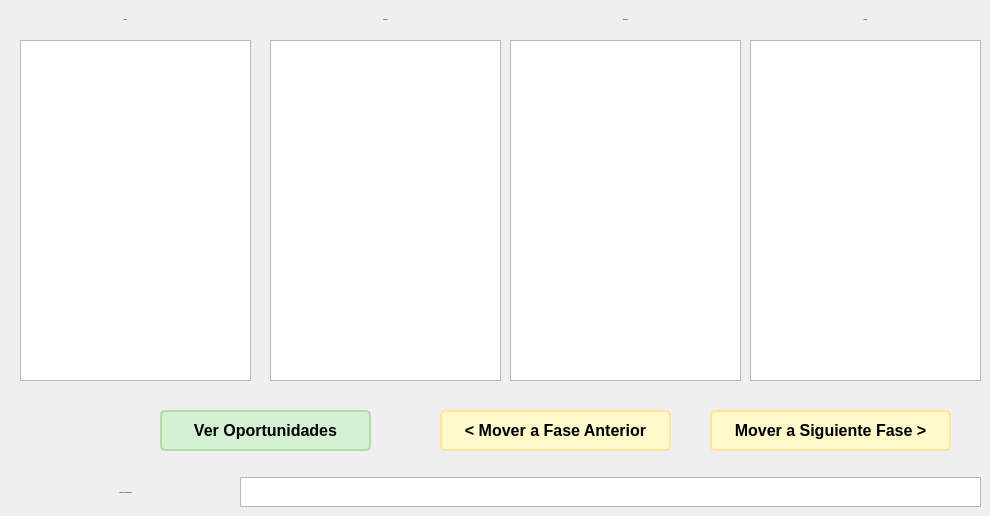
    <widget class="QWidget" name="page_pipeline">
     <widget class="QListWidget" name="list_nuevo">
      <property name="geometry">
       <rect>
        <x>20</x>
        <y>40</y>
        <width>231</width>
        <height>341</height>
       </rect>
      </property>
     </widget>
     <widget class="QListWidget" name="list_calificado">
      <property name="geometry">
       <rect>
        <x>270</x>
        <y>40</y>
        <width>231</width>
        <height>341</height>
       </rect>
      </property>
     </widget>
     <widget class="QListWidget" name="list_propuesta">
      <property name="geometry">
       <rect>
        <x>510</x>
        <y>40</y>
        <width>231</width>
        <height>341</height>
       </rect>
      </property>
     </widget>
     <widget class="QListWidget" name="list_ganado">
      <property name="geometry">
       <rect>
        <x>750</x>
        <y>40</y>
        <width>231</width>
        <height>341</height>
       </rect>
      </property>
     </widget>
     <widget class="QLabel" name="label">
      <property name="geometry">
       <rect>
        <x>60</x>
        <y>10</y>
        <width>131</width>
        <height>20</height>
       </rect>
      </property>
      <property name="font">
       <font>
        <pointsize>-1</pointsize>
        <weight>75</weight>
        <bold>true</bold>
       </font>
      </property>
      <property name="autoFillBackground">
       <bool>false</bool>
      </property>
      <property name="text">
       <string>Nuevo</string>
      </property>
      <property name="alignment">
       <set>Qt::AlignCenter</set>
      </property>
     </widget>
     <widget class="QLabel" name="label_2">
      <property name="geometry">
       <rect>
        <x>320</x>
        <y>10</y>
        <width>131</width>
        <height>20</height>
       </rect>
      </property>
      <property name="font">
       <font>
        <pointsize>-1</pointsize>
        <weight>75</weight>
        <bold>true</bold>
       </font>
      </property>
      <property name="autoFillBackground">
       <bool>false</bool>
      </property>
      <property name="text">
       <string>Calificado</string>
      </property>
      <property name="alignment">
       <set>Qt::AlignCenter</set>
      </property>
     </widget>
     <widget class="QLabel" name="label_3">
      <property name="geometry">
       <rect>
        <x>560</x>
        <y>10</y>
        <width>131</width>
        <height>20</height>
       </rect>
      </property>
      <property name="font">
       <font>
        <pointsize>-1</pointsize>
        <weight>75</weight>
        <bold>true</bold>
       </font>
      </property>
      <property name="autoFillBackground">
       <bool>false</bool>
      </property>
      <property name="text">
       <string>Propuesta</string>
      </property>
      <property name="alignment">
       <set>Qt::AlignCenter</set>
      </property>
     </widget>
     <widget class="QLabel" name="label_5">
      <property name="geometry">
       <rect>
        <x>800</x>
        <y>10</y>
        <width>131</width>
        <height>20</height>
       </rect>
      </property>
      <property name="font">
       <font>
        <pointsize>-1</pointsize>
        <weight>75</weight>
        <bold>true</bold>
       </font>
      </property>
      <property name="autoFillBackground">
       <bool>false</bool>
      </property>
      <property name="text">
       <string>Ganado</string>
      </property>
      <property name="alignment">
       <set>Qt::AlignCenter</set>
      </property>
     </widget>
     <widget class="QPushButton" name="btn_ver_oportunidades">
      <property name="geometry">
       <rect>
        <x>160</x>
        <y>410</y>
        <width>211</width>
        <height>41</height>
       </rect>
      </property>
      <property name="font">
       <font>
        <pointsize>-1</pointsize>
        <weight>75</weight>
        <bold>true</bold>
       </font>
      </property>
      <property name="styleSheet">
       <string notr="true">QPushButton {
    background-color: #D4F1D3; /* Verde pastel claro */
    color: #000000;           /* Texto negro */
    font-size: 16px;          /* Tamaño de letra */
    font-weight: bold;        /* Texto en negrita */
    border-radius: 5px;       /* Bordes redondeados */
    padding: 8px 12px;        /* Espaciado interno */
    border: 2px solid #AEDCA6; /* Borde verde más oscuro */
}

QPushButton:hover {
    background-color: #BEE9B5; /* Fondo más oscuro al pasar el mouse */
}

QPushButton:pressed {
    background-color: #A5D59A; /* Fondo aún más oscuro al presionar */
    border: 2px solid #8ABB82; /* Cambio de borde al presionar */
}

QPushButton:disabled {
    background-color: #F0F5EF; /* Fondo gris verdoso para botones desactivados */
    color: #A0A0A0;           /* Texto gris claro */
    border: 2px solid #C6D3C2; /* Borde gris verdoso */
}</string>
      </property>
      <property name="text">
       <string>Ver Oportunidades</string>
      </property>
     </widget>
     <widget class="QPushButton" name="btn_mover_fase_anterior">
      <property name="geometry">
       <rect>
        <x>440</x>
        <y>410</y>
        <width>231</width>
        <height>41</height>
       </rect>
      </property>
      <property name="font">
       <font>
        <pointsize>-1</pointsize>
        <weight>75</weight>
        <bold>true</bold>
       </font>
      </property>
      <property name="styleSheet">
       <string notr="true">QPushButton {
    background-color: #FFF9CC; /* Amarillo pastel claro */
    color: #000000;           /* Texto negro */
    font-size: 16px;          /* Tamaño de letra */
    font-weight: bold;        /* Texto en negrita */
    border-radius: 5px;       /* Bordes redondeados */
    padding: 8px 12px;        /* Espaciado interno */
    border: 2px solid #FFE49E; /* Borde amarillo más oscuro */
}

QPushButton:hover {
    background-color: #FFEDB3; /* Fondo más oscuro al pasar el mouse */
}

QPushButton:pressed {
    background-color: #FFE29A; /* Fondo aún más oscuro al presionar */
    border: 2px solid #FFC875; /* Cambio de borde al presionar */
}

QPushButton:disabled {
    background-color: #FFF4E0; /* Fondo gris amarillento para botones desactivados */
    color: #A0A0A0;           /* Texto gris claro */
    border: 2px solid #FFE9C7; /* Borde gris amarillento */
}</string>
      </property>
      <property name="text">
       <string>&lt; Mover a Fase Anterior</string>
      </property>
     </widget>
     <widget class="QPushButton" name="btn_mover_fase_siguiente">
      <property name="geometry">
       <rect>
        <x>710</x>
        <y>410</y>
        <width>241</width>
        <height>41</height>
       </rect>
      </property>
      <property name="font">
       <font>
        <pointsize>-1</pointsize>
        <weight>75</weight>
        <bold>true</bold>
       </font>
      </property>
      <property name="styleSheet">
       <string notr="true">QPushButton {
    background-color: #FFF9CC; /* Amarillo pastel claro */
    color: #000000;           /* Texto negro */
    font-size: 16px;          /* Tamaño de letra */
    font-weight: bold;        /* Texto en negrita */
    border-radius: 5px;       /* Bordes redondeados */
    padding: 8px 12px;        /* Espaciado interno */
    border: 2px solid #FFE49E; /* Borde amarillo más oscuro */
}

QPushButton:hover {
    background-color: #FFEDB3; /* Fondo más oscuro al pasar el mouse */
}

QPushButton:pressed {
    background-color: #FFE29A; /* Fondo aún más oscuro al presionar */
    border: 2px solid #FFC875; /* Cambio de borde al presionar */
}

QPushButton:disabled {
    background-color: #FFF4E0; /* Fondo gris amarillento para botones desactivados */
    color: #A0A0A0;           /* Texto gris claro */
    border: 2px solid #FFE9C7; /* Borde gris amarillento */
}
</string>
      </property>
      <property name="text">
       <string>Mover a Siguiente Fase &gt;</string>
      </property>
     </widget>
     <widget class="QLabel" name="label_4">
      <property name="geometry">
       <rect>
        <x>10</x>
        <y>480</y>
        <width>232</width>
        <height>25</height>
       </rect>
      </property>
      <property name="font">
       <font>
        <pointsize>-1</pointsize>
        <weight>75</weight>
        <bold>true</bold>
       </font>
      </property>
      <property name="autoFillBackground">
       <bool>false</bool>
      </property>
      <property name="text">
       <string>Detalles de la oportunidad :</string>
      </property>
      <property name="alignment">
       <set>Qt::AlignCenter</set>
      </property>
     </widget>
     <widget class="QTextEdit" name="detalle_oportunidad">
      <property name="geometry">
       <rect>
        <x>240</x>
        <y>477</y>
        <width>741</width>
        <height>30</height>
       </rect>
      </property>
      <property name="font">
       <font>
        <family>Segoe UI</family>
        <pointsize>12</pointsize>
        <weight>50</weight>
        <italic>true</italic>
        <bold>false</bold>
       </font>
      </property>
      <property name="readOnly">
       <bool>true</bool>
      </property>
      <property name="html">
       <string>&lt;!DOCTYPE HTML PUBLIC &quot;-//W3C//DTD HTML 4.0//EN&quot; &quot;http://www.w3.org/TR/REC-html40/strict.dtd&quot;&gt;
&lt;html&gt;&lt;head&gt;&lt;meta name=&quot;qrichtext&quot; content=&quot;1&quot; /&gt;&lt;style type=&quot;text/css&quot;&gt;
p, li { white-space: pre-wrap; }
&lt;/style&gt;&lt;/head&gt;&lt;body style=&quot; font-family:'Segoe UI'; font-size:12pt; font-weight:400; font-style:italic;&quot;&gt;
&lt;p style=&quot;-qt-paragraph-type:empty; margin-top:0px; margin-bottom:0px; margin-left:0px; margin-right:0px; -qt-block-indent:0; text-indent:0px;&quot;&gt;&lt;br /&gt;&lt;/p&gt;&lt;/body&gt;&lt;/html&gt;</string>
      </property>
     </widget>
    </widget>
